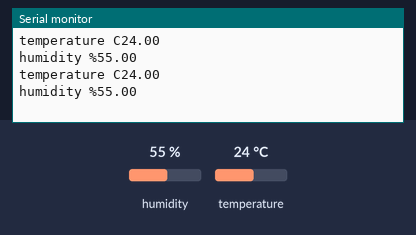
Simulated run of this sketch. Board: Arduino Uno, built with avr-gcc and run on an emulated ATmega328P. On the bench: the last lines printed to the serial monitor. Wiring (inferred from the names in the program): DHT11 sensor: data pin 13. The test bench sets the inputs (shaded band); at power-on: humidity 55 %, temperature 24 °C.

Above: at 3.2 s.
3.3 s: humidity set to 22 %
At 4.6 s:
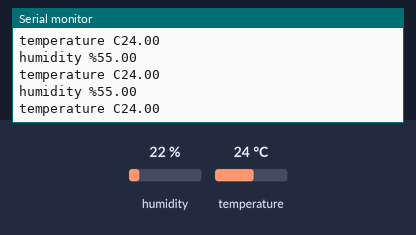
6.9 s: temperature set to 12 °C
At 10.4 s:
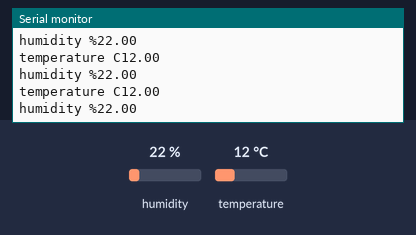
10.5 s: humidity set to 40 %
At 13.1 s:
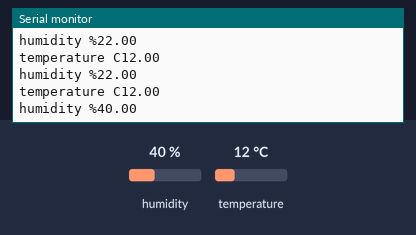
Timing chart, 0 to 14.6 s (numbered marks = the images above; inputs shaded):
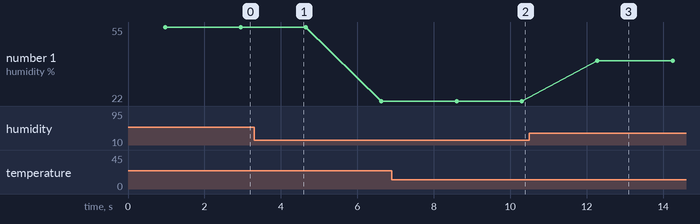

Measured:
- after the input at 6.9 s, the serial monitor: prints a new line after 1.2 s (image 2)
- after the input at 10.5 s, the serial monitor: prints a new line after 1.8 s (image 3)
- plotted number 1: 55 → 22 after the input at 3.3 s, 22 → 40 after the input at 10.5 s

The sketch:

dht11.ino
```cpp
#include <DHT.h>
#define DHTPIN 13  //dht11 data in
#define DHTTYPE DHT11
DHT dht(DHTPIN, DHTTYPE);
float humidity, temp_f; // Values read from sensor

// create a function called "sendData" and repeat it every x minutes, refer to line 162
void sendData(){

    float h = dht.readHumidity();
    delay(200);
    float t = dht.readTemperature();

    Serial.print("temperature C");
    Serial.println( t );
    delay(500);
    Serial.print("humidity %");
    Serial.println( h );
}


void setup(){

  Serial.begin(9600);
  dht.begin();
}


// everything is setup, now the system starts until power off
void loop(){


  sendData();
  delay(1000);
}
```
